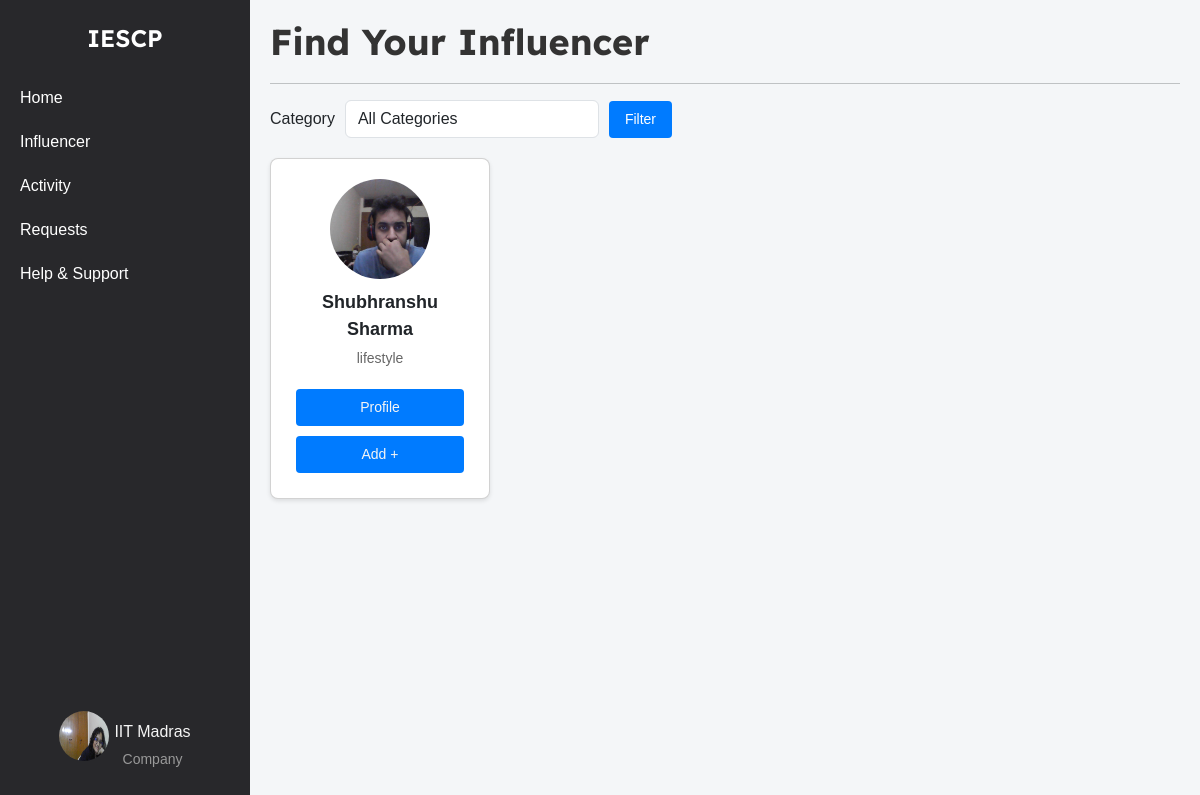
The app's page /company/influencer_search (signed in), older data.
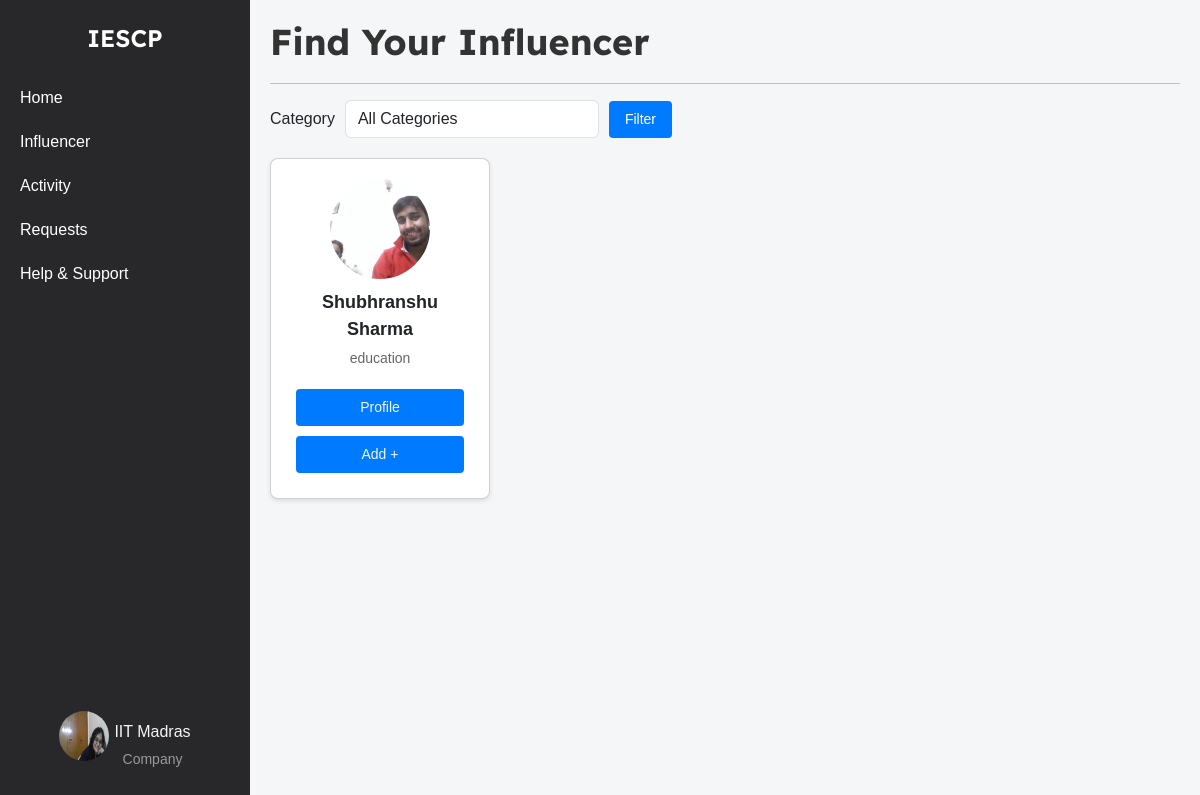
The same page, newer data.
### models.py (models this page shows)
class Influencer(db.Model):
    __tablename__ = 'influencers'
    id = db.Column(db.Integer, primary_key=True)
    name = db.Column(db.String(255), nullable=False)
    username = db.Column(db.String(255), unique=True, nullable=False)
    email = db.Column(db.String(255), unique=True, nullable=False)
    password_hash = db.Column(db.String(255), nullable=False)
    category = db.Column(db.String(255), nullable=False)
    interest = db.Column(db.String(255), nullable=False)
    reach = db.Column(db.Integer, nullable=False)
    social_media_links = db.Column(db.String(255), nullable=False)
    bio = db.Column(db.String(255), nullable=False)
    profile_picture = db.Column(db.String(255), nullable=False)
    campaigns = db.relationship('Campaign', secondary=influencer_campaign_association, back_populates='influencers')

### company_routes.py (the view)
@app.route('/company/influencer_search', methods=['GET'])
@company_auth_required
def influencer_search():
    user = Company.query.get(session['company_id'])
    selected_category = request.args.get('category', '')
    if selected_category:
        influencers = Influencer.query.filter_by(category=selected_category).all()
    else:
        influencers = Influencer.query.all()
    categories = [
        "fashion",
        "beauty",
        "fitness and health",
        "travel",
        "food and beverage",
        "lifestyle",
        "finance",
        "automotive",
        "entertainment",
        "education",
        "business",
        "art and design",
        "sports",
        "sustainability and environmental",
        "politics and social issues"
    ]
    return render_template(
        'influencer_search.html',
        influencers=influencers,
        categories=categories,
        selected_category=selected_category,
        user=user
    )

### company_routes.py (called while the page is built)
def company_auth_required(func):
    @wraps(func)
    def func3(*args, **kwargs):
        if 'company_id' in session:
            return func(*args, **kwargs)
        else:
            flash("Please login first")
            return redirect(url_for('company_login'))
    return func3

### templates/influencer_search.html (shortened to what this page needs)
{% extends 'layout.html' %}
{% block content %}
<div class="container-box">
    <div class="sidebar">
        <div class="logo">IESCP</div>
        <ul>
            <li><a href="{{url_for('company_home')}}">Home</a></li>
            <li><a href="{{ url_for('influencer_search') }}">Influencer</a></li>
            <li><a href="{{ url_for('company_activity') }}">Activity</a></li>
            <li><a href="#">Requests</a></li>
            <li><a href="#">Help & Support</a></li>
        </ul>
        <div class="profile">
            <a href="{{ url_for('company_dashboard') }}">
                <img src="{{ url_for('static', filename='profile_upload/company/' + user.username + '/' + user.logo) }}" alt="Profile Picture">
                <div class="profile-name-category">
                    <span class="company_name">{{ user.company_name }}</span>
                    <span class="category">Company</span>
                </div>
            </a>
        </div>
    </div>
    <div class="main-content">
        <h1>Find Your Influencer</h1>
        <hr>
        <div class="filter-container">
            <form method="GET" action="{{ url_for('influencer_search') }}" class="form-inline">
                <div class="form-group">
                    <label for="category" class="mr-2">Category</label>
                    <select name="category" id="category" class="form-control">
                        <option value="">All Categories</option>
                    </select>
                </div>
                <button type="submit" class="btn btn-primary">Filter</button>
            </form>
        </div>
        <div class="card-container">
            {% for influencer in influencers %}
            <div class="card profile-card" data-category="{{ influencer.category }}">
                <img src="{{ url_for('static', filename='profile_upload/influencer/' + influencer.username + '/' + influencer.profile_picture) }}" alt="Profile Picture">
                <div class="name">{{ influencer.name }}</div>
                <div class="category">{{ influencer.category }}</div>
                <button class="btn-primary"><a href="{{ influencer.social_media_links }}" target="_blank">Profile</a></button>
                <button class="btn-primary"><a href="#">Add +</a></button>
            </div>
            {% endfor %}
        </div>
    </div>
</div>
{% endblock %}

Row changes from the older to the newer data that the page shows:
changed Influencer "Shubhranshu Sharma": username+profile_picture: a different picture; category "lifestyle" → "education"
